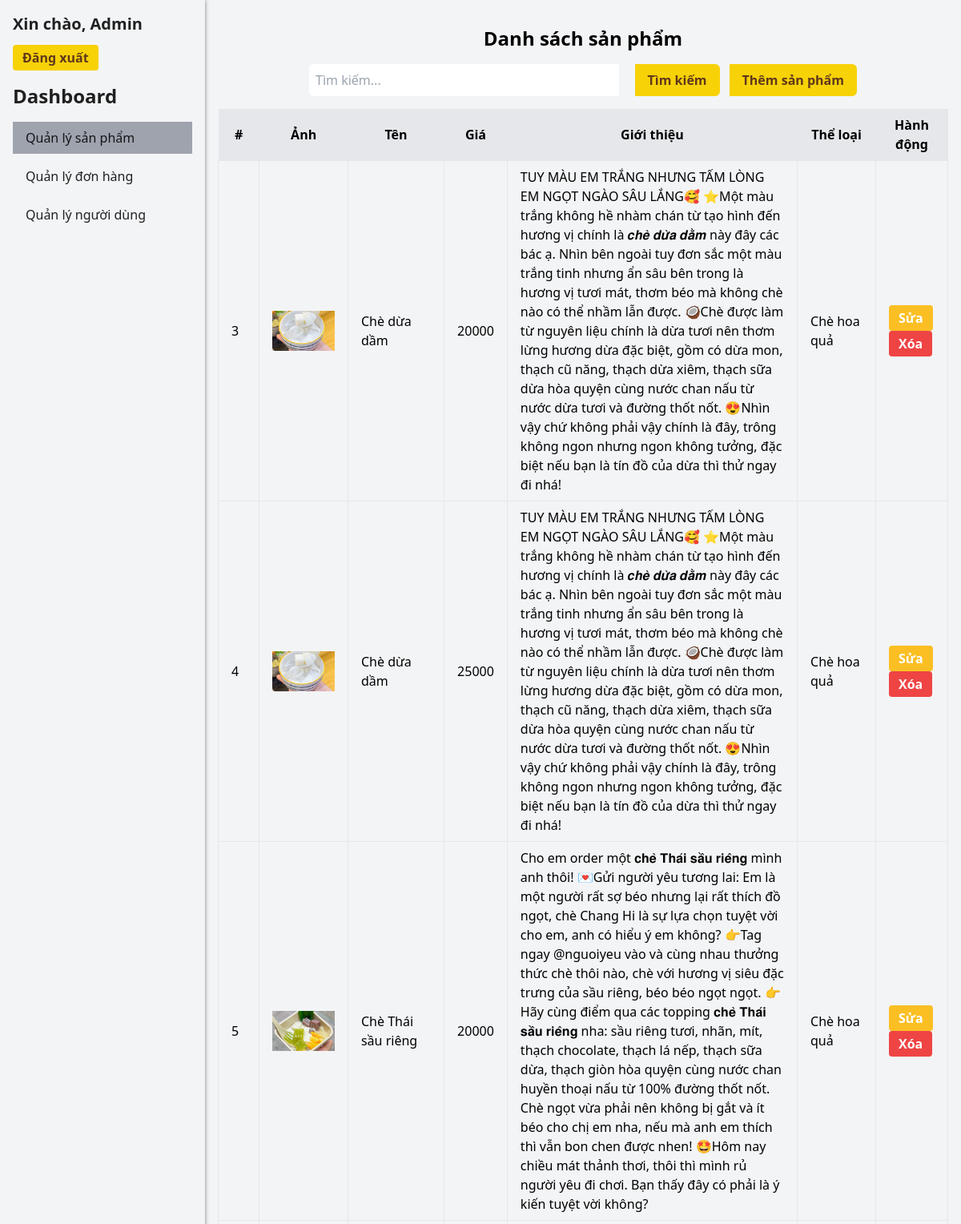
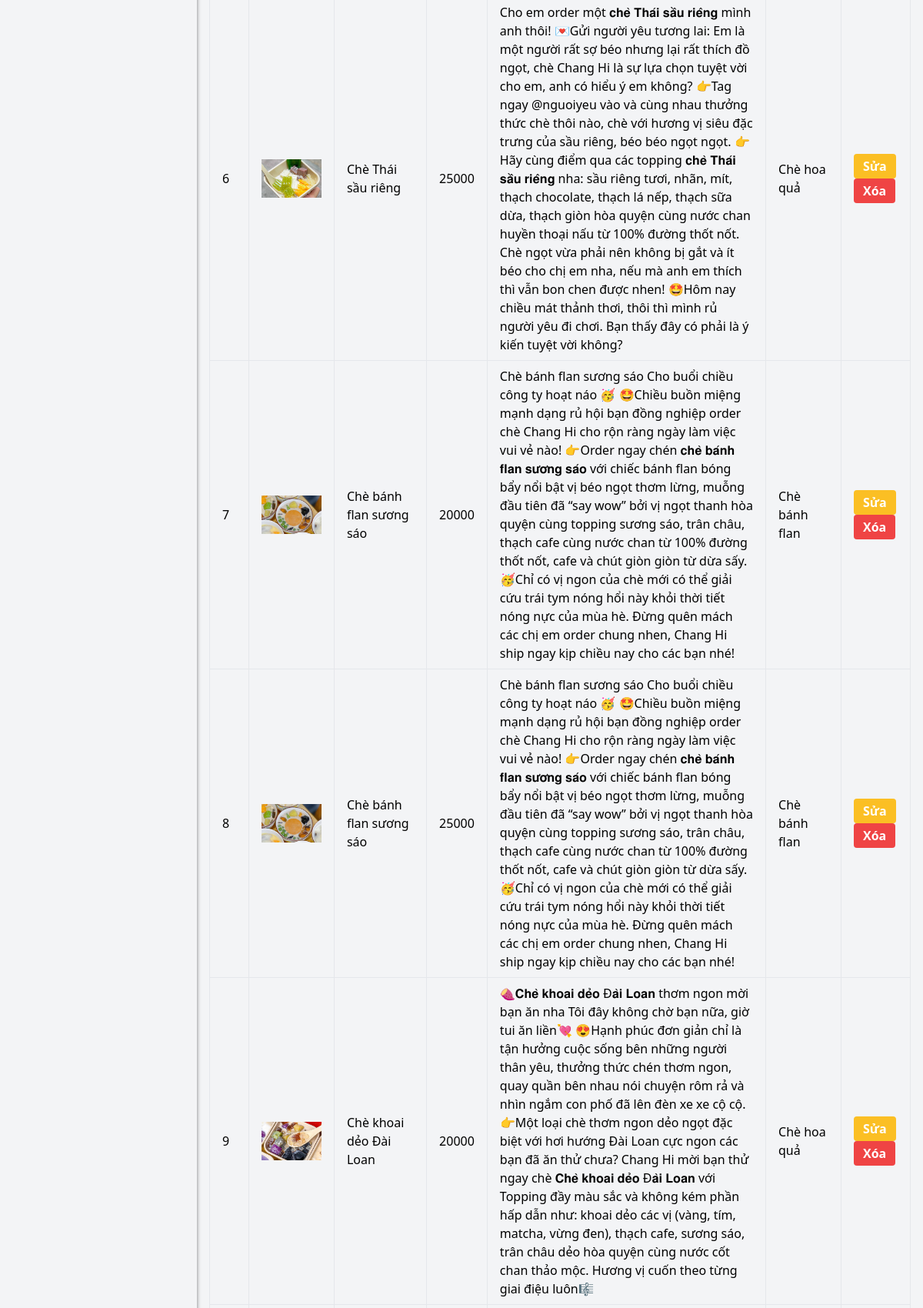
The app's page /pages/productManage.php (upper part) with its own data (2 pictures, top to bottom).
### tables this page shows
CREATE TABLE `product` (
  `id` int(10) NOT NULL,
  `name` varchar(100) NOT NULL,
  `price` int(10) NOT NULL,
  `description` text NOT NULL,
  `size` enum('M','L') NOT NULL,
  `category_id` int(10) NOT NULL,
  `image` varchar(255) NOT NULL
);

CREATE TABLE `category` (
  `id` int(10) NOT NULL,
  `categoryName` varchar(100) NOT NULL
);

### pages/controller/product.php (called while the page is built, shortened)
<?php
include 'db_connection.php';
$sqlCondition = "";
$sql = "SELECT p.id, p.name AS product_name, p.price, p.description,  c.categoryName AS category_name, p.image
        FROM product p
        INNER JOIN category c ON p.category_id = c.id
        $sqlCondition";
$result = $conn->query($sql);
$products = array();
if ($result->num_rows > 0) {
    while($row = $result->fetch_assoc()) {
        $products[] = $row;
    }
} else {
    echo "0 kết quả";
}
?>

### pages/productManage.php (the view, shortened to what this page needs)
<?php
include './controller/product.php';
?>
<!DOCTYPE html>
<html lang="vi">
<head>
    <link href="https://cdn.jsdelivr.net/npm/tailwindcss@2.2.7/dist/tailwind.min.css" rel="stylesheet">
    <link rel="stylesheet" href="../assets/css/productManage.css">
</head>
<body class="bg-gray-100">
<div class="flex">
    <div class="sidebar-bg text-white w-64 min-h-screen">
        <div class="p-4">
            <div class="items-center justify-between mb-4">
                <h2 class="text-xl font-semibold">Xin chào, Admin</h2>
                <button class="sidebar-btn hover:bg-red-600 text-white font-bold py-1 px-3 mt-3 rounded button-transition">Đăng xuất</button>
            </div>
            <h2 class="text-2xl font-semibold mb-4">Dashboard</h2>
            <ul>
                <li id="productManagement" class="sidebar-item mb-2"><a href="productManage.php" class="block py-2 px-4 rounded hover:bg-gray-600">Quản lý sản phẩm</a></li>
                <li id="orderManagement" class="sidebar-item mb-2"><a href="orderManage.php" class="block py-2 px-4 rounded hover:bg-gray-600">Quản lý đơn hàng</a></li>
                <li id="userManagement" class="sidebar-item mb-2"><a href="userManage.php" class="block py-2 px-4 rounded hover:bg-gray-600">Quản lý người dùng</a></li>
            </ul>
        </div>
    </div>
    <div class="container mx-auto px-4 py-8 flex-1">
        <h2 class="text-center text-2xl font-semibold mb-4">Danh sách sản phẩm</h2>
        <div class="flex items-center mb-4 space-x-3 w-3/4 m-auto">
            <input type="text" id="searchInput" class="form-input rounded-l-md flex-1 mr-2 p-2" placeholder="Tìm kiếm...">
            <button id="searchButton" class="btn text-white font-bold py-2 px-4 rounded-r-md button-transition">Tìm kiếm</button>
            <button class="btn text-white font-bold py-2 px-4 rounded-r-md button-transition" onclick="openModal('addModal')">Thêm sản phẩm</button>
        </div>
        <div class="overflow-x-auto">
            <table class="min-w-full">
                <thead>
                    <tr class="bg-gray-200">
                        <th class="px-4 py-2">#</th>
                        <th class="px-4 py-2">Ảnh</th>
                        <th class="px-4 py-2">Tên</th>
                        <th class="px-4 py-2">Giá</th>
                        <th class="px-4 py-2">Giới thiệu</th>
                        <th class="px-4 py-
2">Thể loại</th>
                        <th class="px-4 py-2">Hành động</th>
                    </tr>
                </thead>
                <tbody id="productTable">
                    <?php foreach ($products as $product): ?>
                        <tr>
                            <td class="border px-4 py-2"><?php echo $product['id']; ?></td>
                            <td class="border px-4 py-2"><img class="w-30 h-30" src=<?php echo str_replace('./', '../', $product['image']); ?> alt="Product Image" class="h-10 w-auto"></td>
                            <td class="border px-4 py-2"><?php echo $product['product_name']; ?></td>
                            <td class="border px-4 py-2"><?php echo $product['price']; ?></td>
                            <td class="border px-4 py-2"><?php echo $product['description']; ?></td>
                            <td class="border px-4 py-2"><?php echo $product['category_name']; ?></td>
                            <td class="border px-4 py-2">
                                <button class="bg-yellow-400 hover:bg-yellow-500 text-white font-bold py-1 px-3 rounded button-transition">Sửa</button>
                                <form method="POST" action="productManage.php" style="display: inline;">
                                    <button type="submit" class="bg-red-500 hover:bg-red-600 text-white font-bold py-1 px-3 rounded button-transition">Xóa</button>
                                </form>
                            </td>
                        </tr>
                    <?php endforeach; ?>
                </tbody>
            </table>
        </div>
    </div>
</div>
</body>
</html>

### assets/css/productManage.css (style rules this page uses)
.button-transition { transition: background-color 0.3s, color 0.3s; }
:root { --primary-color: #ffd700; }
.sidebar-item.active { background-color: rgb(74, 85, 104, 0.5); }
.sidebar-bg { background-color: transparent; box-shadow: 0px 0px 5px 0px rgba(0, 0, 0, 0.5); color: rgba(0, 0, 0, 0.87); }
.sidebar-btn { background-color: #f7d207; color: #60371b; }
.btn { background-color: #f7d207; color: #60371b; }

### pages/productManage.php (style rules this page uses)
.overflow-x-auto { overflow-x: auto; }

### records on screen
product: id "3", name "Chè dừa dầm", price "20000", description "TUY MÀU EM TRẮNG NHƯNG TẤM LÒNG EM NGỌT NGÀO SÂU LẮNG🥰 ⭐️Một màu trắng không hề nhàm chán từ tạo hình đến hương vị chính là 𝒄𝒉𝒆̀ 𝒅𝒖̛̀𝒂 𝒅𝒂̆̀𝒎 này đây các bác ạ. Nhìn bên ngoài tuy đơn sắc một màu trắng tinh nhưng ẩn sâu bên trong là hương vị tươi mát, thơm béo mà không chè nào có thể nhầm lẫn được. 🥥Chè được làm từ nguyên liệu chính là dừa tươi nên thơm lừng hương dừa đặc biệt, gồm có dừa mon, thạch cũ năng, thạch dừa xiêm, thạch sữa dừa hòa quyện cùng nước chan nấu từ nước dừa tươi và đường thốt nốt. 😍Nhìn vậy chứ không phải vậy chính là đây, trông không ngon nhưng ngon không tưởng, đặc biệt nếu bạn là tín đồ của dừa thì thử ngay đi nhá!", category.categoryName "Chè hoa quả"
product: id "4", name "Chè dừa dầm", price "25000", description "TUY MÀU EM TRẮNG NHƯNG TẤM LÒNG EM NGỌT NGÀO SÂU LẮNG🥰 ⭐️Một màu trắng không hề nhàm chán từ tạo hình đến hương vị chính là 𝒄𝒉𝒆̀ 𝒅𝒖̛̀𝒂 𝒅𝒂̆̀𝒎 này đây các bác ạ. Nhìn bên ngoài tuy đơn sắc một màu trắng tinh nhưng ẩn sâu bên trong là hương vị tươi mát, thơm béo mà không chè nào có thể nhầm lẫn được. 🥥Chè được làm từ nguyên liệu chính là dừa tươi nên thơm lừng hương dừa đặc biệt, gồm có dừa mon, thạch cũ năng, thạch dừa xiêm, thạch sữa dừa hòa quyện cùng nước chan nấu từ nước dừa tươi và đường thốt nốt. 😍Nhìn vậy chứ không phải vậy chính là đây, trông không ngon nhưng ngon không tưởng, đặc biệt nếu bạn là tín đồ của dừa thì thử ngay đi nhá!", category.categoryName "Chè hoa quả"
product: id "5", name "Chè Thái sầu riêng", price "20000", description "Cho em order một 𝐜𝐡𝐞̀ 𝐓𝐡𝐚́𝐢 𝐬𝐚̂̀𝐮 𝐫𝐢𝐞̂𝐧𝐠 mình anh thôi! 💌Gửi người yêu tương lai: Em là một người rất sợ béo nhưng lại rất thích đồ ngọt, chè Chang Hi là sự lựa chọn tuyệt vời cho em, anh có hiểu ý em không? 👉Tag ngay @nguoiyeu vào và cùng nhau thưởng thức chè thôi nào, chè với hương vị siêu đặc trưng của sầu riêng, béo béo ngọt ngọt. 👉Hãy cùng điểm qua các topping 𝐜𝐡𝐞̀ 𝐓𝐡𝐚́𝐢 𝐬𝐚̂̀𝐮 𝐫𝐢𝐞̂𝐧𝐠 nha: sầu riêng tươi, nhãn, mít, thạch chocolate, thạch lá nếp, thạch sữa dừa, thạch giòn hòa quyện cùng nước chan huyền thoại nấu từ 100% đường thốt nốt. Chè ngọt vừa phải nên không bị gắt và ít béo cho chị em nha, nếu mà anh em thích thì vẫn bon chen được nhen! 🤩Hôm nay chiều mát thảnh thơi, thôi thì mình…", category.categoryName "Chè hoa quả"
product: id "6", name "Chè Thái sầu riêng", price "25000", description "Cho em order một 𝐜𝐡𝐞̀ 𝐓𝐡𝐚́𝐢 𝐬𝐚̂̀𝐮 𝐫𝐢𝐞̂𝐧𝐠 mình anh thôi! 💌Gửi người yêu tương lai: Em là một người rất sợ béo nhưng lại rất thích đồ ngọt, chè Chang Hi là sự lựa chọn tuyệt vời cho em, anh có hiểu ý em không? 👉Tag ngay @nguoiyeu vào và cùng nhau thưởng thức chè thôi nào, chè với hương vị siêu đặc trưng của sầu riêng, béo béo ngọt ngọt. 👉Hãy cùng điểm qua các topping 𝐜𝐡𝐞̀ 𝐓𝐡𝐚́𝐢 𝐬𝐚̂̀𝐮 𝐫𝐢𝐞̂𝐧𝐠 nha: sầu riêng tươi, nhãn, mít, thạch chocolate, thạch lá nếp, thạch sữa dừa, thạch giòn hòa quyện cùng nước chan huyền thoại nấu từ 100% đường thốt nốt. Chè ngọt vừa phải nên không bị gắt và ít béo cho chị em nha, nếu mà anh em thích thì vẫn bon chen được nhen! 🤩Hôm nay chiều mát thảnh thơi, thôi thì mình…", category.categoryName "Chè hoa quả"
product: id "7", name "Chè bánh flan sương sáo", price "20000", description "Chè bánh flan sương sáo Cho buổi chiều công ty hoạt náo 🥳 🤩Chiều buồn miệng mạnh dạng rủ hội bạn đồng nghiệp order chè Chang Hi cho rộn ràng ngày làm việc vui vẻ nào! 👉Order ngay chén 𝐜𝐡𝐞̀ 𝐛𝐚́𝐧𝐡 𝐟𝐥𝐚𝐧 𝐬𝐮̛𝐨̛𝐧𝐠 𝐬𝐚́𝐨 với chiếc bánh flan bóng bẩy nổi bật vị béo ngọt thơm lừng, muỗng đầu tiên đã “say wow” bởi vị ngọt thanh hòa quyện cùng topping sương sáo, trân châu, thạch cafe cùng nước chan từ 100% đường thốt nốt, cafe và chút giòn giòn từ dừa sấy. 🥳Chỉ có vị ngon của chè mới có thể giải cứu trái tym nóng hổi này khỏi thời tiết nóng nực của mùa hè. Đừng quên mách các chị em order chung nhen, Chang Hi ship ngay kịp chiều nay cho các bạn nhé!", category.categoryName "Chè bánh flan"
product: id "8", name "Chè bánh flan sương sáo", price "25000", description "Chè bánh flan sương sáo Cho buổi chiều công ty hoạt náo 🥳 🤩Chiều buồn miệng mạnh dạng rủ hội bạn đồng nghiệp order chè Chang Hi cho rộn ràng ngày làm việc vui vẻ nào! 👉Order ngay chén 𝐜𝐡𝐞̀ 𝐛𝐚́𝐧𝐡 𝐟𝐥𝐚𝐧 𝐬𝐮̛𝐨̛𝐧𝐠 𝐬𝐚́𝐨 với chiếc bánh flan bóng bẩy nổi bật vị béo ngọt thơm lừng, muỗng đầu tiên đã “say wow” bởi vị ngọt thanh hòa quyện cùng topping sương sáo, trân châu, thạch cafe cùng nước chan từ 100% đường thốt nốt, cafe và chút giòn giòn từ dừa sấy. 🥳Chỉ có vị ngon của chè mới có thể giải cứu trái tym nóng hổi này khỏi thời tiết nóng nực của mùa hè. Đừng quên mách các chị em order chung nhen, Chang Hi ship ngay kịp chiều nay cho các bạn nhé!", category.categoryName "Chè bánh flan"
product: id "9", shows a picture, name "Chè khoai dẻo Đài Loan", price "20000", description "🍠𝐂𝐡𝐞̀ 𝐤𝐡𝐨𝐚𝐢 𝐝𝐞̉𝐨 Đ𝐚̀𝐢 𝐋𝐨𝐚𝐧 thơm ngon mời bạn ăn nha Tôi đây không chờ bạn nữa, giờ tui ăn liền💘 😍Hạnh phúc đơn giản chỉ là tận hưởng cuộc sống bên những người thân yêu, thưởng thức chén thơm ngon, quay quần bên nhau nói chuyện rôm rả và nhìn ngắm con phố đã lên đèn xe xe cộ cộ. 👉Một loại chè thơm ngon dẻo ngọt đặc biệt với hơi hướng Đài Loan cực ngon các bạn đã ăn thử chưa? Chang Hi mời bạn thử ngay chè 𝐂𝐡𝐞̀ 𝐤𝐡𝐨𝐚𝐢 𝐝𝐞̉𝐨 Đ𝐚̀𝐢 𝐋𝐨𝐚𝐧 với Topping đầy màu sắc và không kém phần hấp dẫn như: khoai dẻo các vị (vàng, tím, matcha, vừng đen), thạch cafe, sương sáo, trân châu dẻo hòa quyện cùng nước cốt chan thảo mộc. Hương vị cuốn theo từng giai điệu luôn🎼", category.categoryName "Chè hoa quả"
